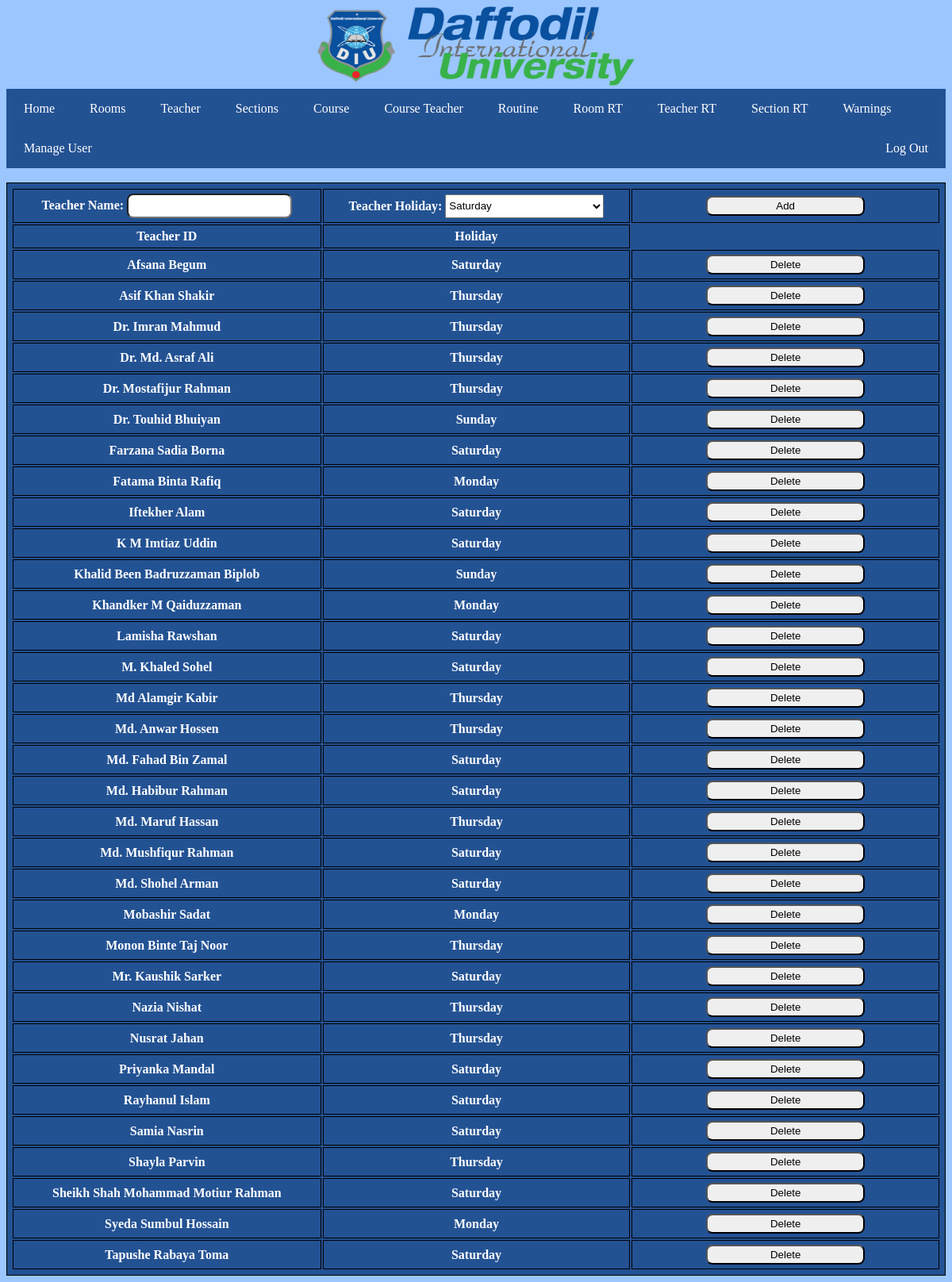
The app's page /Teacher.php (signed in) with its own data.
### tables this page shows
CREATE TABLE `teachers` (
  `T_id` varchar(255) NOT NULL,
  `T_holiday` int(11) DEFAULT NULL
);

### Teacher.php (the view, shortened to what this page needs)
<?php
		require 'dbcon.php';
		$sql = "SELECT * FROM teachers;";
		$teachers = $conn->query($sql);
	?>
<!DOCTYPE html>
<html>
<head>
</head>
<body>
<center><img src="DIU-Logo.png" alt="DiuLogo" width="400" height="100"></center>
		<header>
			<ul>
			  <li><a href="index.php">Home</a></li>
			  <li><a href="Room.php">Rooms</a></li>
			  <li><a href="Teacher.php">Teacher</a></li>
			  <li><a href="Section.php">Sections</a></li>
			  <li><a href="Course.php">Course</a></li>
			  <li><a href="CourseTeacher.php">Course Teacher</a></li>
			  <li><a href="FullRT.php">Routine</a></li>
			  <li><a href="RoomRT.php">Room RT</a></li>
			  <li><a href="TeacherRT.php">Teacher RT</a></li>
			  <li><a href="SectionRT.php">Section RT</a></li>
			  <li><a href="Warnings.php">Warnings</a></li>
			  <li><a href="usermanage.php">Manage User</a></li>
			  <li style="float:right"><a class="active" href="logout.php">Log Out</a></li>
			</ul>
      </header>
	  <br/>
	  <?php
		$Tid = $Holiday = "";
		?>
		<form method="post" action="<?php echo htmlspecialchars($_SERVER["PHP_SELF"]);?>">
		<table>
		<tr>
		<th>Teacher Name: <input type="text" name="Tid" value="<?php echo $Tid;?>"></th>
		<th>Teacher Holiday: <select name = "Holiday">
			<option value=0>Saturday</option>
		</select></th>
		<th><input type="submit" name="submit" value="Add"></th>
		</form>
		  <tr>
			<th>Teacher ID</th>
			<th>Holiday</th>
		  </tr>
		<?php
		  while($teacherrow = $teachers->fetch_assoc()) {
			  echo "
			<tr>
				<th>$teacherrow[T_id]</th>";
				switch ($teacherrow['T_holiday']){
					case 0 : echo "<th>Saturday</th>"; break;
					case 1 : echo "<th>Sunday"; break;
					case 2 : echo "<th>Monday"; break;
					case 5 : echo "<th>Thursday"; break;
				}
				?> <th><form method="get">
						<input type="submit" name="test" id="test" value="Delete" /><br/>
					</form></th>
				<?php
		  }
		?>
</body>

### Teacher.php (style rules this page uses)
ul { list-style-type: none; margin: 0; padding: 0; overflow: hidden; background-color: #235293; }
li { float: left; }
li a { display: block; color: white; text-align: center; padding: 16px 22px; text-decoration: none; }
table { width: 100%; }
table, th, td, tr { border: 1px solid black; background-color: #235293; padding: 5px; }
th { width: 400px; }
body { background-color: #9bc6ff; color: white; }
select { width: 200px; height: 30px; }
input { width: 200px; height: 25px; border-radius: 8px; }

### records on screen
teachers: T_id "Afsana Begum", T_holiday "Saturday"
teachers: T_id "Asif Khan Shakir", T_holiday "Thursday"
teachers: T_id "Dr. Imran Mahmud", T_holiday "Thursday"
teachers: T_id "Dr. Md. Asraf Ali", T_holiday "Thursday"
teachers: T_id "Dr. Mostafijur Rahman", T_holiday "Thursday"
teachers: T_id "Dr. Touhid Bhuiyan", T_holiday "Sunday"
teachers: T_id "Farzana Sadia Borna", T_holiday "Saturday"
teachers: T_id "Fatama Binta Rafiq", T_holiday "Monday"
teachers: T_id "Iftekher Alam", T_holiday "Saturday"
teachers: T_id "K M Imtiaz Uddin", T_holiday "Saturday"
teachers: T_id "Khalid Been Badruzzaman Biplob", T_holiday "Sunday"
teachers: T_id "Khandker M Qaiduzzaman", T_holiday "Monday"
teachers: T_id "Lamisha Rawshan", T_holiday "Saturday"
teachers: T_id "M. Khaled Sohel", T_holiday "Saturday"
teachers: T_id "Md Alamgir Kabir", T_holiday "Thursday"
teachers: T_id "Md. Anwar Hossen", T_holiday "Thursday"
teachers: T_id "Md. Fahad Bin Zamal", T_holiday "Saturday"
teachers: T_id "Md. Habibur Rahman", T_holiday "Saturday"
teachers: T_id "Md. Maruf Hassan", T_holiday "Thursday"
teachers: T_id "Md. Mushfiqur Rahman", T_holiday "Saturday"
teachers: T_id "Md. Shohel Arman", T_holiday "Saturday"
teachers: T_id "Mobashir Sadat", T_holiday "Monday"
teachers: T_id "Monon Binte Taj Noor", T_holiday "Thursday"
teachers: T_id "Mr. Kaushik Sarker", T_holiday "Saturday"
teachers: T_id "Nazia Nishat", T_holiday "Thursday"
teachers: T_id "Nusrat Jahan", T_holiday "Thursday"
teachers: T_id "Priyanka Mandal", T_holiday "Saturday"
teachers: T_id "Rayhanul Islam", T_holiday "Saturday"
teachers: T_id "Samia Nasrin", T_holiday "Saturday"
teachers: T_id "Shayla Parvin", T_holiday "Thursday"
teachers: T_id "Sheikh Shah Mohammad Motiur Rahman", T_holiday "Saturday"
teachers: T_id "Syeda Sumbul Hossain", T_holiday "Monday"
teachers: T_id "Tapushe Rabaya Toma", T_holiday "Saturday"
